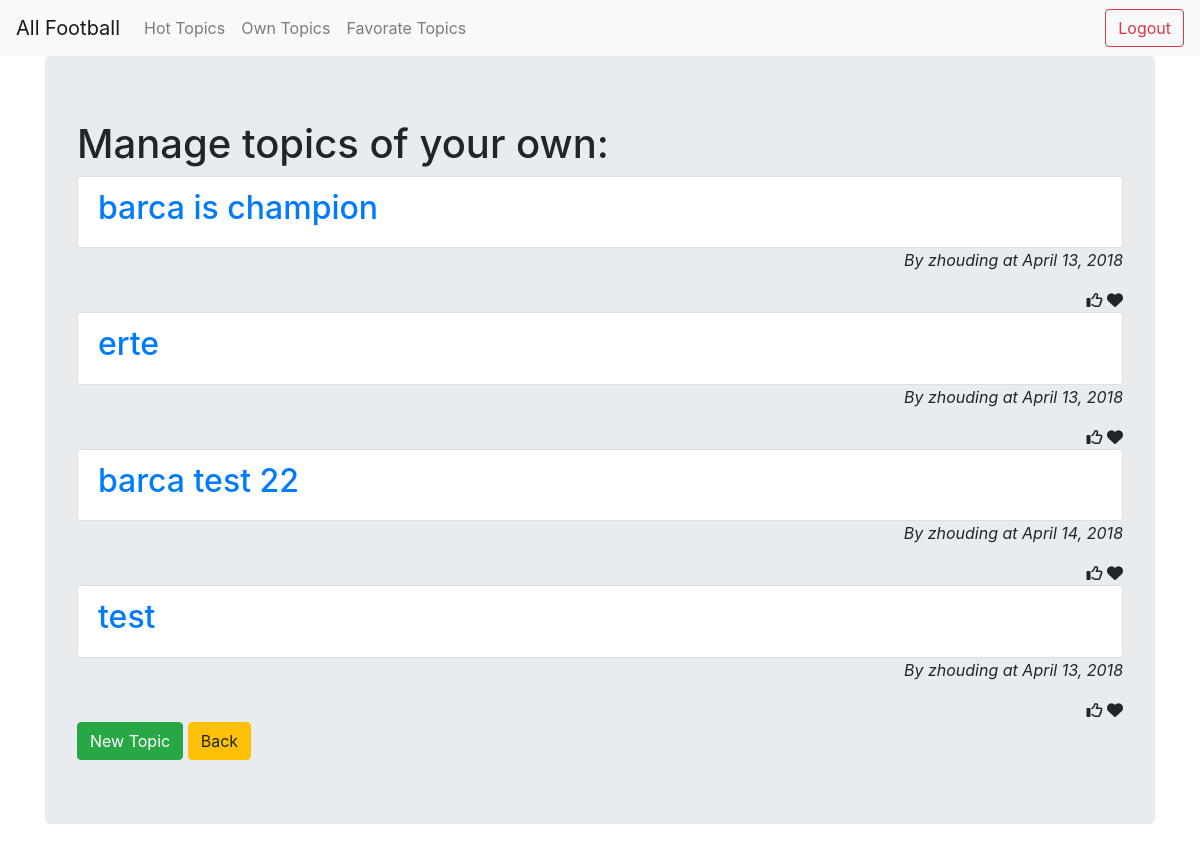
Page /own_topics/ (signed in) on the committed database.
### app/models.py (models this page shows, shortened)
class Topic(models.Model):
    title = models.CharField(max_length = 256)
    content = models.CharField(max_length = 3000)
    author = models.ForeignKey(User, related_name = 'author', on_delete=models.CASCADE)
    date = models.DateField(auto_now = False, auto_now_add = True)
    likes = models.BigIntegerField(blank=True, null=True)
    favorates = models.BigIntegerField(blank=True, null=True)
    favorate_by = models.ManyToManyField(User, blank=True)
    tags = models.ManyToManyField(Tag, blank=True)

### app/views.py (the view)
# urls.py: path('own_topics/', views.OwnTopicListView.as_view(), name='own_topics'),
class OwnTopicListView(ListView):
    model = models.Topic
    template_name = 'own_topics.html'
    context_object_name = 'topics'
    def get_queryset(self):
        return models.Topic.objects.filter(author=self.request.user).order_by('-favorates', '-likes', '-date')

### templates/own_topics.html
{% extends "base.html" %}
{% block content %}
    <div class="jumbotron">
        <h1>Manage topics of your own:</h1>
        <ul class="list-group">
            {% for topic in topics %}
            <a href="{{ topic.id }}"><li class="list-group-item"><h2>{{ topic.title }}</h2></li></a>
            <em style="text-align:right"><p>By {{ topic.author.username }} at {{ topic.date }}</p></em>
            <div style="text-align:right">
                    <i class="fa fa-thumbs-o-up" aria-hidden="true"></i>
                    <i class="fa fa-heart" aria-hidden="true"></i>
                </div>
            {% endfor %}
        </ul>
        <a href="{% url 'app:new_topic' %}"><button type="button" class="btn btn-success">New Topic</button></a>
        <a href="{% url 'app:topics' %}"><button type="button" class="btn btn-warning">Back</button></a>
    </div>
{% endblock %}

### rows in the picture
Topic: title "barca is champion", author.username "zhouding", date "April 13, 2018"
Topic: title "erte", author.username "zhouding", date "April 13, 2018"
Topic: title "barca test 22", author.username "zhouding", date "April 14, 2018"
Topic: title "test", author.username "zhouding", date "April 13, 2018"
